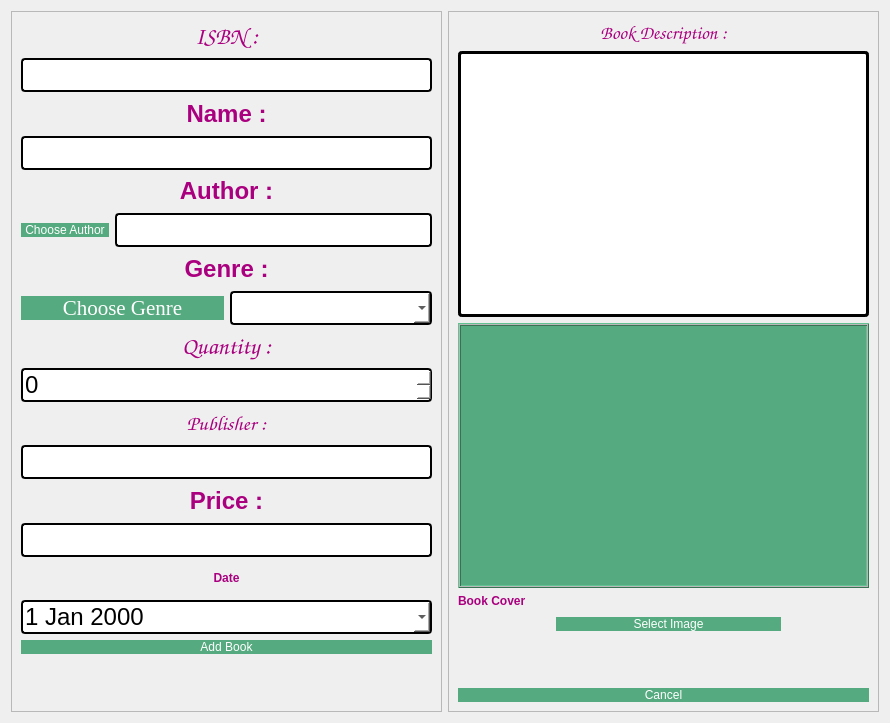
<?xml version="1.0" encoding="UTF-8"?>
<ui version="4.0">
 <class>addBook</class>
 <widget class="QDialog" name="addBook">
  <property name="geometry">
   <rect>
    <x>0</x>
    <y>0</y>
    <width>890</width>
    <height>723</height>
   </rect>
  </property>
  <property name="windowTitle">
   <string>Dialog</string>
  </property>
  <property name="styleSheet">
   <string notr="true">   background-color: #D7CCC8; /* bois clair */
border-radius: 8px;
QGroupBox {
    font: 16pt &quot;Georgia&quot;;
    background-color: #D7CCC8; /* bois clair */
    border: 2px solid #795548; /* marron */
    border-radius: 10px;
    color: #4E342E;
    padding: 10px;
    background-image:url(':/background.jpg');
}

QGroupBox::title {
    subcontrol-origin: margin;
    subcontrol-position: top left;
    padding: 5px 10px;
    color: #2E7D32;  /* vert forêt */
    background-color: transparent;
    font-weight: bold;
}
</string>
  </property>
  <layout class="QHBoxLayout" name="horizontalLayout_5">
   <item>
    <widget class="QFrame" name="frame">
     <property name="styleSheet">
      <string notr="true"/>
     </property>
     <property name="frameShape">
      <enum>QFrame::Shape::StyledPanel</enum>
     </property>
     <property name="frameShadow">
      <enum>QFrame::Shadow::Raised</enum>
     </property>
     <layout class="QVBoxLayout" name="verticalLayout_3">
      <item>
       <widget class="QLabel" name="label">
        <property name="font">
         <font>
          <family>Comic Sans MS</family>
          <pointsize>10</pointsize>
          <italic>false</italic>
          <bold>false</bold>
         </font>
        </property>
        <property name="styleSheet">
         <string notr="true">font: 10pt &quot;Comic Sans MS&quot;;
color: rgb(0, 0, 0);</string>
        </property>
        <property name="text">
         <string>&lt;html&gt;&lt;head/&gt;&lt;body&gt;&lt;p align=&quot;center&quot;&gt;&lt;span style=&quot; font-family:'georgia'; font-size:18pt; font-weight:700; color:#aa007f;&quot;&gt;ISBN :&lt;/span&gt;&lt;/p&gt;&lt;/body&gt;&lt;/html&gt;</string>
        </property>
       </widget>
      </item>
      <item>
       <widget class="QLineEdit" name="ISBN">
        <property name="styleSheet">
         <string notr="true">QLineEdit{
	background-color: rgb(255, 255, 255);
	 border: 2px  solid;
     border-radius: 4px;
	font: 24px
}</string>
        </property>
        <property name="text">
         <string/>
        </property>
       </widget>
      </item>
      <item>
       <widget class="QLabel" name="label_2">
        <property name="styleSheet">
         <string notr="true">font: 10pt &quot;Comic Sans MS&quot;;
color: rgb(0, 0, 0);</string>
        </property>
        <property name="text">
         <string>&lt;html&gt;&lt;head/&gt;&lt;body&gt;&lt;p align=&quot;center&quot;&gt;&lt;span style=&quot; font-family:'georgia'; font-size:18pt; font-weight:700; color:#aa007f;&quot;&gt;Name :&lt;/span&gt;&lt;/p&gt;&lt;/body&gt;&lt;/html&gt;</string>
        </property>
       </widget>
      </item>
      <item>
       <widget class="QLineEdit" name="Name">
        <property name="enabled">
         <bool>true</bool>
        </property>
        <property name="font">
         <font>
          <family>Georgina</family>
          <pointsize>20</pointsize>
          <italic>false</italic>
          <bold>false</bold>
         </font>
        </property>
        <property name="styleSheet">
         <string notr="true">QLineEdit{
	background-color: rgb(255, 255, 255);
	 border: 2px  solid;
     border-radius: 4px;
	font: 20pt&quot;Georgina&quot;;
height:30px;
}</string>
        </property>
       </widget>
      </item>
      <item>
       <widget class="QLabel" name="label_3">
        <property name="styleSheet">
         <string notr="true">font: 10pt &quot;Comic Sans MS&quot;;
color: rgb(0, 0, 0);</string>
        </property>
        <property name="text">
         <string>&lt;html&gt;&lt;head/&gt;&lt;body&gt;&lt;p align=&quot;center&quot;&gt;&lt;span style=&quot; font-family:'georgia'; font-size:18pt; font-weight:700; color:#aa007f;&quot;&gt;Author :&lt;/span&gt;&lt;/p&gt;&lt;/body&gt;&lt;/html&gt;</string>
        </property>
       </widget>
      </item>
      <item>
       <layout class="QHBoxLayout" name="horizontalLayout_3">
        <item>
         <widget class="QPushButton" name="chooseAuthBtn">
          <property name="styleSheet">
           <string notr="true">QPushButton
{ 
	border-radius:15px;
	font: 16pt &quot;georgia&quot;;
	background-color:rgb(85, 170, 127);
	padding : 0 4px;
	border-radius:20px;
	color:white
}


QPushButton:hover:!pressed

{
background:#52b788;
}
</string>
          </property>
          <property name="text">
           <string>Choose Author</string>
          </property>
         </widget>
        </item>
        <item>
         <widget class="QLineEdit" name="author">
          <property name="enabled">
           <bool>false</bool>
          </property>
          <property name="styleSheet">
           <string notr="true">QLineEdit{
	background-color: rgb(255, 255, 255);
	 border: 2px  solid;
     border-radius: 4px;
	font: 24px
}</string>
          </property>
         </widget>
        </item>
       </layout>
      </item>
      <item>
       <widget class="QLabel" name="label_4">
        <property name="styleSheet">
         <string notr="true">font: 10pt &quot;Comic Sans MS&quot;;
color: rgb(0, 0, 0);</string>
        </property>
        <property name="text">
         <string>&lt;html&gt;&lt;head/&gt;&lt;body&gt;&lt;p align=&quot;center&quot;&gt;&lt;span style=&quot; font-family:'georgia'; font-size:18pt; font-weight:700; color:#aa007f;&quot;&gt;Genre :&lt;/span&gt;&lt;/p&gt;&lt;/body&gt;&lt;/html&gt;</string>
        </property>
       </widget>
      </item>
      <item>
       <layout class="QHBoxLayout" name="horizontalLayout_4">
        <item>
         <widget class="QPushButton" name="chooseGenreBtn">
          <property name="font">
           <font>
            <family>georgia</family>
            <pointsize>16</pointsize>
            <italic>false</italic>
            <bold>false</bold>
           </font>
          </property>
          <property name="styleSheet">
           <string notr="true">QPushButton
{ 
	border-radius:15px;
	font: 16pt &quot;georgia&quot;;
	background-color:rgb(85, 170, 127);
	padding : 0 4px;
	border-radius:20px;
	color:white
}


QPushButton:hover:!pressed

{
background:#52b788;
}
</string>
          </property>
          <property name="text">
           <string>Choose Genre</string>
          </property>
         </widget>
        </item>
        <item>
         <widget class="QComboBox" name="Genre">
          <property name="enabled">
           <bool>true</bool>
          </property>
          <property name="styleSheet">
           <string notr="true">QComboBox{
	background-color: rgb(255, 255, 255);
	 border: 2px  solid;
     border-radius: 4px;
	font: 24px
}</string>
          </property>
         </widget>
        </item>
       </layout>
      </item>
      <item>
       <widget class="QLabel" name="label_5">
        <property name="font">
         <font>
          <family>Comic Sans MS</family>
          <pointsize>10</pointsize>
          <italic>false</italic>
          <bold>false</bold>
         </font>
        </property>
        <property name="styleSheet">
         <string notr="true">font: 10pt &quot;Comic Sans MS&quot;;
color: rgb(0, 0, 0);</string>
        </property>
        <property name="text">
         <string>&lt;html&gt;&lt;head/&gt;&lt;body&gt;&lt;p align=&quot;center&quot;&gt;&lt;span style=&quot; font-family:'georgia'; font-size:18pt; font-weight:700; color:#aa007f;&quot;&gt;Quantity :&lt;/span&gt;&lt;/p&gt;&lt;/body&gt;&lt;/html&gt;</string>
        </property>
       </widget>
      </item>
      <item>
       <widget class="QSpinBox" name="quantity">
        <property name="styleSheet">
         <string notr="true">QSpinBox{
	background-color: rgb(255, 255, 255);
	 border: 2px  solid;
     border-radius: 4px;
	font: 24px
}</string>
        </property>
       </widget>
      </item>
      <item>
       <widget class="QLabel" name="label_6">
        <property name="font">
         <font>
          <family>Comic Sans MS</family>
          <pointsize>10</pointsize>
          <italic>false</italic>
          <bold>false</bold>
         </font>
        </property>
        <property name="styleSheet">
         <string notr="true">font: 10pt &quot;Comic Sans MS&quot;;
color: rgb(0, 0, 0);</string>
        </property>
        <property name="text">
         <string>&lt;html&gt;&lt;head/&gt;&lt;body&gt;&lt;p align=&quot;center&quot;&gt;&lt;span style=&quot; font-family:'georgia'; font-size:16pt; font-weight:700; color:#aa007f;&quot;&gt;Publisher :&lt;/span&gt;&lt;/p&gt;&lt;/body&gt;&lt;/html&gt;</string>
        </property>
       </widget>
      </item>
      <item>
       <widget class="QLineEdit" name="publisher">
        <property name="styleSheet">
         <string notr="true">QLineEdit{
	background-color: rgb(255, 255, 255);
	 border: 2px  solid;
     border-radius: 4px;
	font: 24px
}</string>
        </property>
       </widget>
      </item>
      <item>
       <widget class="QLabel" name="label_7">
        <property name="styleSheet">
         <string notr="true">font: 10pt &quot;Comic Sans MS&quot;;
color: rgb(0, 0, 0);</string>
        </property>
        <property name="text">
         <string>&lt;html&gt;&lt;head/&gt;&lt;body&gt;&lt;p align=&quot;center&quot;&gt;&lt;span style=&quot; font-family:'georgia'; font-size:18pt; font-weight:700; color:#aa007f;&quot;&gt;Price :&lt;/span&gt;&lt;/p&gt;&lt;/body&gt;&lt;/html&gt;</string>
        </property>
       </widget>
      </item>
      <item>
       <widget class="QLineEdit" name="price">
        <property name="styleSheet">
         <string notr="true">QLineEdit{
	background-color: rgb(255, 255, 255);
	 border: 2px  solid;
     border-radius: 4px;
color:balck;
	font: 24px
}</string>
        </property>
       </widget>
      </item>
      <item>
       <widget class="QLabel" name="label_8">
        <property name="styleSheet">
         <string notr="true">font: 16pt &quot;georgia&quot;;
color: #e0777d;</string>
        </property>
        <property name="text">
         <string>&lt;html&gt;&lt;head/&gt;&lt;body&gt;&lt;p align=&quot;center&quot;&gt;&lt;span style=&quot; font-weight:700; color:#aa007f;&quot;&gt;Date&lt;/span&gt;&lt;/p&gt;&lt;/body&gt;&lt;/html&gt;</string>
        </property>
       </widget>
      </item>
      <item>
       <widget class="QDateEdit" name="date">
        <property name="styleSheet">
         <string notr="true">QDateEdit{
	background-color: rgb(255, 255, 255);
	 border: 2px  solid;
color:black;
     border-radius: 4px;
	font: 24px
}</string>
        </property>
        <property name="calendarPopup">
         <bool>true</bool>
        </property>
       </widget>
      </item>
      <item>
       <layout class="QHBoxLayout" name="horizontalLayout">
        <item>
         <widget class="QPushButton" name="addBookBtn">
          <property name="styleSheet">
           <string notr="true">QPushButton
{ 
	border-radius:15px;
	font: 16pt &quot;georgia&quot;;
	background-color:rgb(85, 170, 127);
	padding : 0 4px;
	border-radius:20px;
	color:white;
}


QPushButton:hover:!pressed

{
background:#52b788;
}
</string>
          </property>
          <property name="text">
           <string>Add Book</string>
          </property>
         </widget>
        </item>
       </layout>
      </item>
      <item>
       <spacer name="verticalSpacer_2">
        <property name="orientation">
         <enum>Qt::Orientation::Vertical</enum>
        </property>
        <property name="sizeType">
         <enum>QSizePolicy::Policy::Fixed</enum>
        </property>
        <property name="sizeHint" stdset="0">
         <size>
          <width>20</width>
          <height>48</height>
         </size>
        </property>
       </spacer>
      </item>
     </layout>
    </widget>
   </item>
   <item>
    <widget class="QFrame" name="frame_2">
     <property name="frameShape">
      <enum>QFrame::Shape::StyledPanel</enum>
     </property>
     <property name="frameShadow">
      <enum>QFrame::Shadow::Raised</enum>
     </property>
     <layout class="QVBoxLayout" name="verticalLayout_2">
      <item>
       <widget class="QLabel" name="label_9">
        <property name="font">
         <font>
          <family>Comic Sans MS</family>
          <pointsize>10</pointsize>
          <italic>false</italic>
          <bold>false</bold>
         </font>
        </property>
        <property name="mouseTracking">
         <bool>true</bool>
        </property>
        <property name="styleSheet">
         <string notr="true">font: 10pt &quot;Comic Sans MS&quot;;
color: rgb(0, 0, 0);</string>
        </property>
        <property name="text">
         <string>&lt;html&gt;&lt;head/&gt;&lt;body&gt;&lt;p align=&quot;center&quot;&gt;&lt;span style=&quot; font-family:'georgia'; font-size:14pt; font-weight:700; color:#aa007f;&quot;&gt;Book Description :&lt;/span&gt;&lt;/p&gt;&lt;/body&gt;&lt;/html&gt;</string>
        </property>
       </widget>
      </item>
      <item>
       <widget class="QTextEdit" name="description">
        <property name="styleSheet">
         <string notr="true">QTextEdit{
	background-color: rgb(255, 255, 255);
	 border: 3px  solid;
     border-radius: 4px;
	font: 24px
}</string>
        </property>
       </widget>
      </item>
      <item>
       <widget class="QLabel" name="coverLabel">
        <property name="sizePolicy">
         <sizepolicy hsizetype="Expanding" vsizetype="Expanding">
          <horstretch>0</horstretch>
          <verstretch>0</verstretch>
         </sizepolicy>
        </property>
        <property name="focusPolicy">
         <enum>Qt::FocusPolicy::StrongFocus</enum>
        </property>
        <property name="styleSheet">
         <string notr="true">background-color:rgb(85, 170, 127);
border-color: rgb(0, 0, 0);</string>
        </property>
        <property name="frameShape">
         <enum>QFrame::Shape::Box</enum>
        </property>
        <property name="frameShadow">
         <enum>QFrame::Shadow::Raised</enum>
        </property>
        <property name="midLineWidth">
         <number>1</number>
        </property>
        <property name="text">
         <string/>
        </property>
       </widget>
      </item>
      <item>
       <layout class="QVBoxLayout" name="verticalLayout">
        <item>
         <widget class="QLabel" name="label_11">
          <property name="styleSheet">
           <string notr="true">font: 16pt &quot;georgia&quot;;
color: #e0777d;</string>
          </property>
          <property name="text">
           <string>&lt;html&gt;&lt;head/&gt;&lt;body&gt;&lt;p&gt;&lt;span style=&quot; font-weight:700; color:#aa007f;&quot;&gt;Book Cover&lt;/span&gt;&lt;/p&gt;&lt;/body&gt;&lt;/html&gt;</string>
          </property>
         </widget>
        </item>
       </layout>
      </item>
      <item>
       <layout class="QHBoxLayout" name="horizontalLayout_6">
        <item>
         <spacer name="horizontalSpacer_3">
          <property name="orientation">
           <enum>Qt::Orientation::Horizontal</enum>
          </property>
          <property name="sizeType">
           <enum>QSizePolicy::Policy::Fixed</enum>
          </property>
          <property name="sizeHint" stdset="0">
           <size>
            <width>98</width>
            <height>20</height>
           </size>
          </property>
         </spacer>
        </item>
        <item>
         <widget class="QPushButton" name="selectImgBtn">
          <property name="palette">
           <palette>
            <active>
             <colorrole role="WindowText">
              <brush brushstyle="SolidPattern">
               <color alpha="255">
                <red>255</red>
                <green>255</green>
                <blue>255</blue>
               </color>
              </brush>
             </colorrole>
             <colorrole role="Button">
              <brush brushstyle="SolidPattern">
               <color alpha="255">
                <red>85</red>
                <green>170</green>
                <blue>127</blue>
               </color>
              </brush>
             </colorrole>
             <colorrole role="Text">
              <brush brushstyle="SolidPattern">
               <color alpha="255">
                <red>255</red>
                <green>255</green>
                <blue>255</blue>
               </color>
              </brush>
             </colorrole>
             <colorrole role="ButtonText">
              <brush brushstyle="SolidPattern">
               <color alpha="255">
                <red>255</red>
                <green>255</green>
                <blue>255</blue>
               </color>
              </brush>
             </colorrole>
             <colorrole role="Base">
              <brush brushstyle="SolidPattern">
               <color alpha="255">
                <red>85</red>
                <green>170</green>
                <blue>127</blue>
               </color>
              </brush>
             </colorrole>
             <colorrole role="Window">
              <brush brushstyle="SolidPattern">
               <color alpha="255">
                <red>85</red>
                <green>170</green>
                <blue>127</blue>
               </color>
              </brush>
             </colorrole>
             <colorrole role="PlaceholderText">
              <brush brushstyle="SolidPattern">
               <color alpha="128">
                <red>255</red>
                <green>255</green>
                <blue>255</blue>
               </color>
              </brush>
             </colorrole>
            </active>
            <inactive>
             <colorrole role="WindowText">
              <brush brushstyle="SolidPattern">
               <color alpha="255">
                <red>255</red>
                <green>255</green>
                <blue>255</blue>
               </color>
              </brush>
             </colorrole>
             <colorrole role="Button">
              <brush brushstyle="SolidPattern">
               <color alpha="255">
                <red>85</red>
                <green>170</green>
                <blue>127</blue>
               </color>
              </brush>
             </colorrole>
             <colorrole role="Text">
              <brush brushstyle="SolidPattern">
               <color alpha="255">
                <red>255</red>
                <green>255</green>
                <blue>255</blue>
               </color>
              </brush>
             </colorrole>
             <colorrole role="ButtonText">
              <brush brushstyle="SolidPattern">
               <color alpha="255">
                <red>255</red>
                <green>255</green>
                <blue>255</blue>
               </color>
              </brush>
             </colorrole>
             <colorrole role="Base">
              <brush brushstyle="SolidPattern">
               <color alpha="255">
                <red>85</red>
                <green>170</green>
                <blue>127</blue>
               </color>
              </brush>
             </colorrole>
             <colorrole role="Window">
              <brush brushstyle="SolidPattern">
               <color alpha="255">
                <red>85</red>
                <green>170</green>
                <blue>127</blue>
               </color>
              </brush>
             </colorrole>
             <colorrole role="PlaceholderText">
              <brush brushstyle="SolidPattern">
               <color alpha="128">
                <red>255</red>
                <green>255</green>
                <blue>255</blue>
               </color>
              </brush>
             </colorrole>
            </inactive>
            <disabled>
             <colorrole role="WindowText">
              <brush brushstyle="SolidPattern">
               <color alpha="255">
                <red>255</red>
                <green>255</green>
                <blue>255</blue>
               </color>
              </brush>
             </colorrole>
             <colorrole role="Button">
              <brush brushstyle="SolidPattern">
               <color alpha="255">
                <red>85</red>
                <green>170</green>
                <blue>127</blue>
               </color>
              </brush>
             </colorrole>
             <colorrole role="Text">
              <brush brushstyle="SolidPattern">
               <color alpha="255">
                <red>255</red>
                <green>255</green>
                <blue>255</blue>
               </color>
              </brush>
             </colorrole>
             <colorrole role="ButtonText">
              <brush brushstyle="SolidPattern">
               <color alpha="255">
                <red>255</red>
                <green>255</green>
                <blue>255</blue>
               </color>
              </brush>
             </colorrole>
             <colorrole role="Base">
              <brush brushstyle="SolidPattern">
               <color alpha="255">
                <red>85</red>
                <green>170</green>
                <blue>127</blue>
               </color>
              </brush>
             </colorrole>
             <colorrole role="Window">
              <brush brushstyle="SolidPattern">
               <color alpha="255">
                <red>85</red>
                <green>170</green>
                <blue>127</blue>
               </color>
              </brush>
             </colorrole>
             <colorrole role="PlaceholderText">
              <brush brushstyle="SolidPattern">
               <color alpha="128">
                <red>255</red>
                <green>255</green>
                <blue>255</blue>
               </color>
              </brush>
             </colorrole>
            </disabled>
           </palette>
          </property>
          <property name="styleSheet">
           <string notr="true">QPushButton
{ 
	border-radius:15px;
	font: 16pt &quot;georgia&quot;;
	background-color:rgb(85, 170, 127);
	padding : 0 4px;
	border-radius:20px;
	color:white
}


QPushButton:hover:!pressed

{
background:#52b788;
}
</string>
          </property>
          <property name="text">
           <string>Select Image</string>
          </property>
         </widget>
        </item>
        <item>
         <spacer name="horizontalSpacer_4">
          <property name="orientation">
           <enum>Qt::Orientation::Horizontal</enum>
          </property>
          <property name="sizeType">
           <enum>QSizePolicy::Policy::Fixed</enum>
          </property>
          <property name="sizeHint" stdset="0">
           <size>
            <width>88</width>
            <height>20</height>
           </size>
          </property>
         </spacer>
        </item>
       </layout>
      </item>
      <item>
       <spacer name="verticalSpacer">
        <property name="orientation">
         <enum>Qt::Orientation::Vertical</enum>
        </property>
        <property name="sizeType">
         <enum>QSizePolicy::Policy::Fixed</enum>
        </property>
        <property name="sizeHint" stdset="0">
         <size>
          <width>20</width>
          <height>48</height>
         </size>
        </property>
       </spacer>
      </item>
      <item>
       <layout class="QHBoxLayout" name="horizontalLayout_2">
        <item>
         <widget class="QPushButton" name="cancelBtn">
          <property name="styleSheet">
           <string notr="true">QPushButton
{ 
	border-radius:15px;
	font: 16pt &quot;georgia&quot;;
	background-color:rgb(85, 170, 127);
	padding : 0 4px;
	border-radius:20px;
	color:white;
}


QPushButton:hover:!pressed

{
background:#52b788;
}
</string>
          </property>
          <property name="text">
           <string>Cancel</string>
          </property>
         </widget>
        </item>
       </layout>
      </item>
     </layout>
    </widget>
   </item>
  </layout>
 </widget>
 <resources/>
 <connections/>
</ui>
